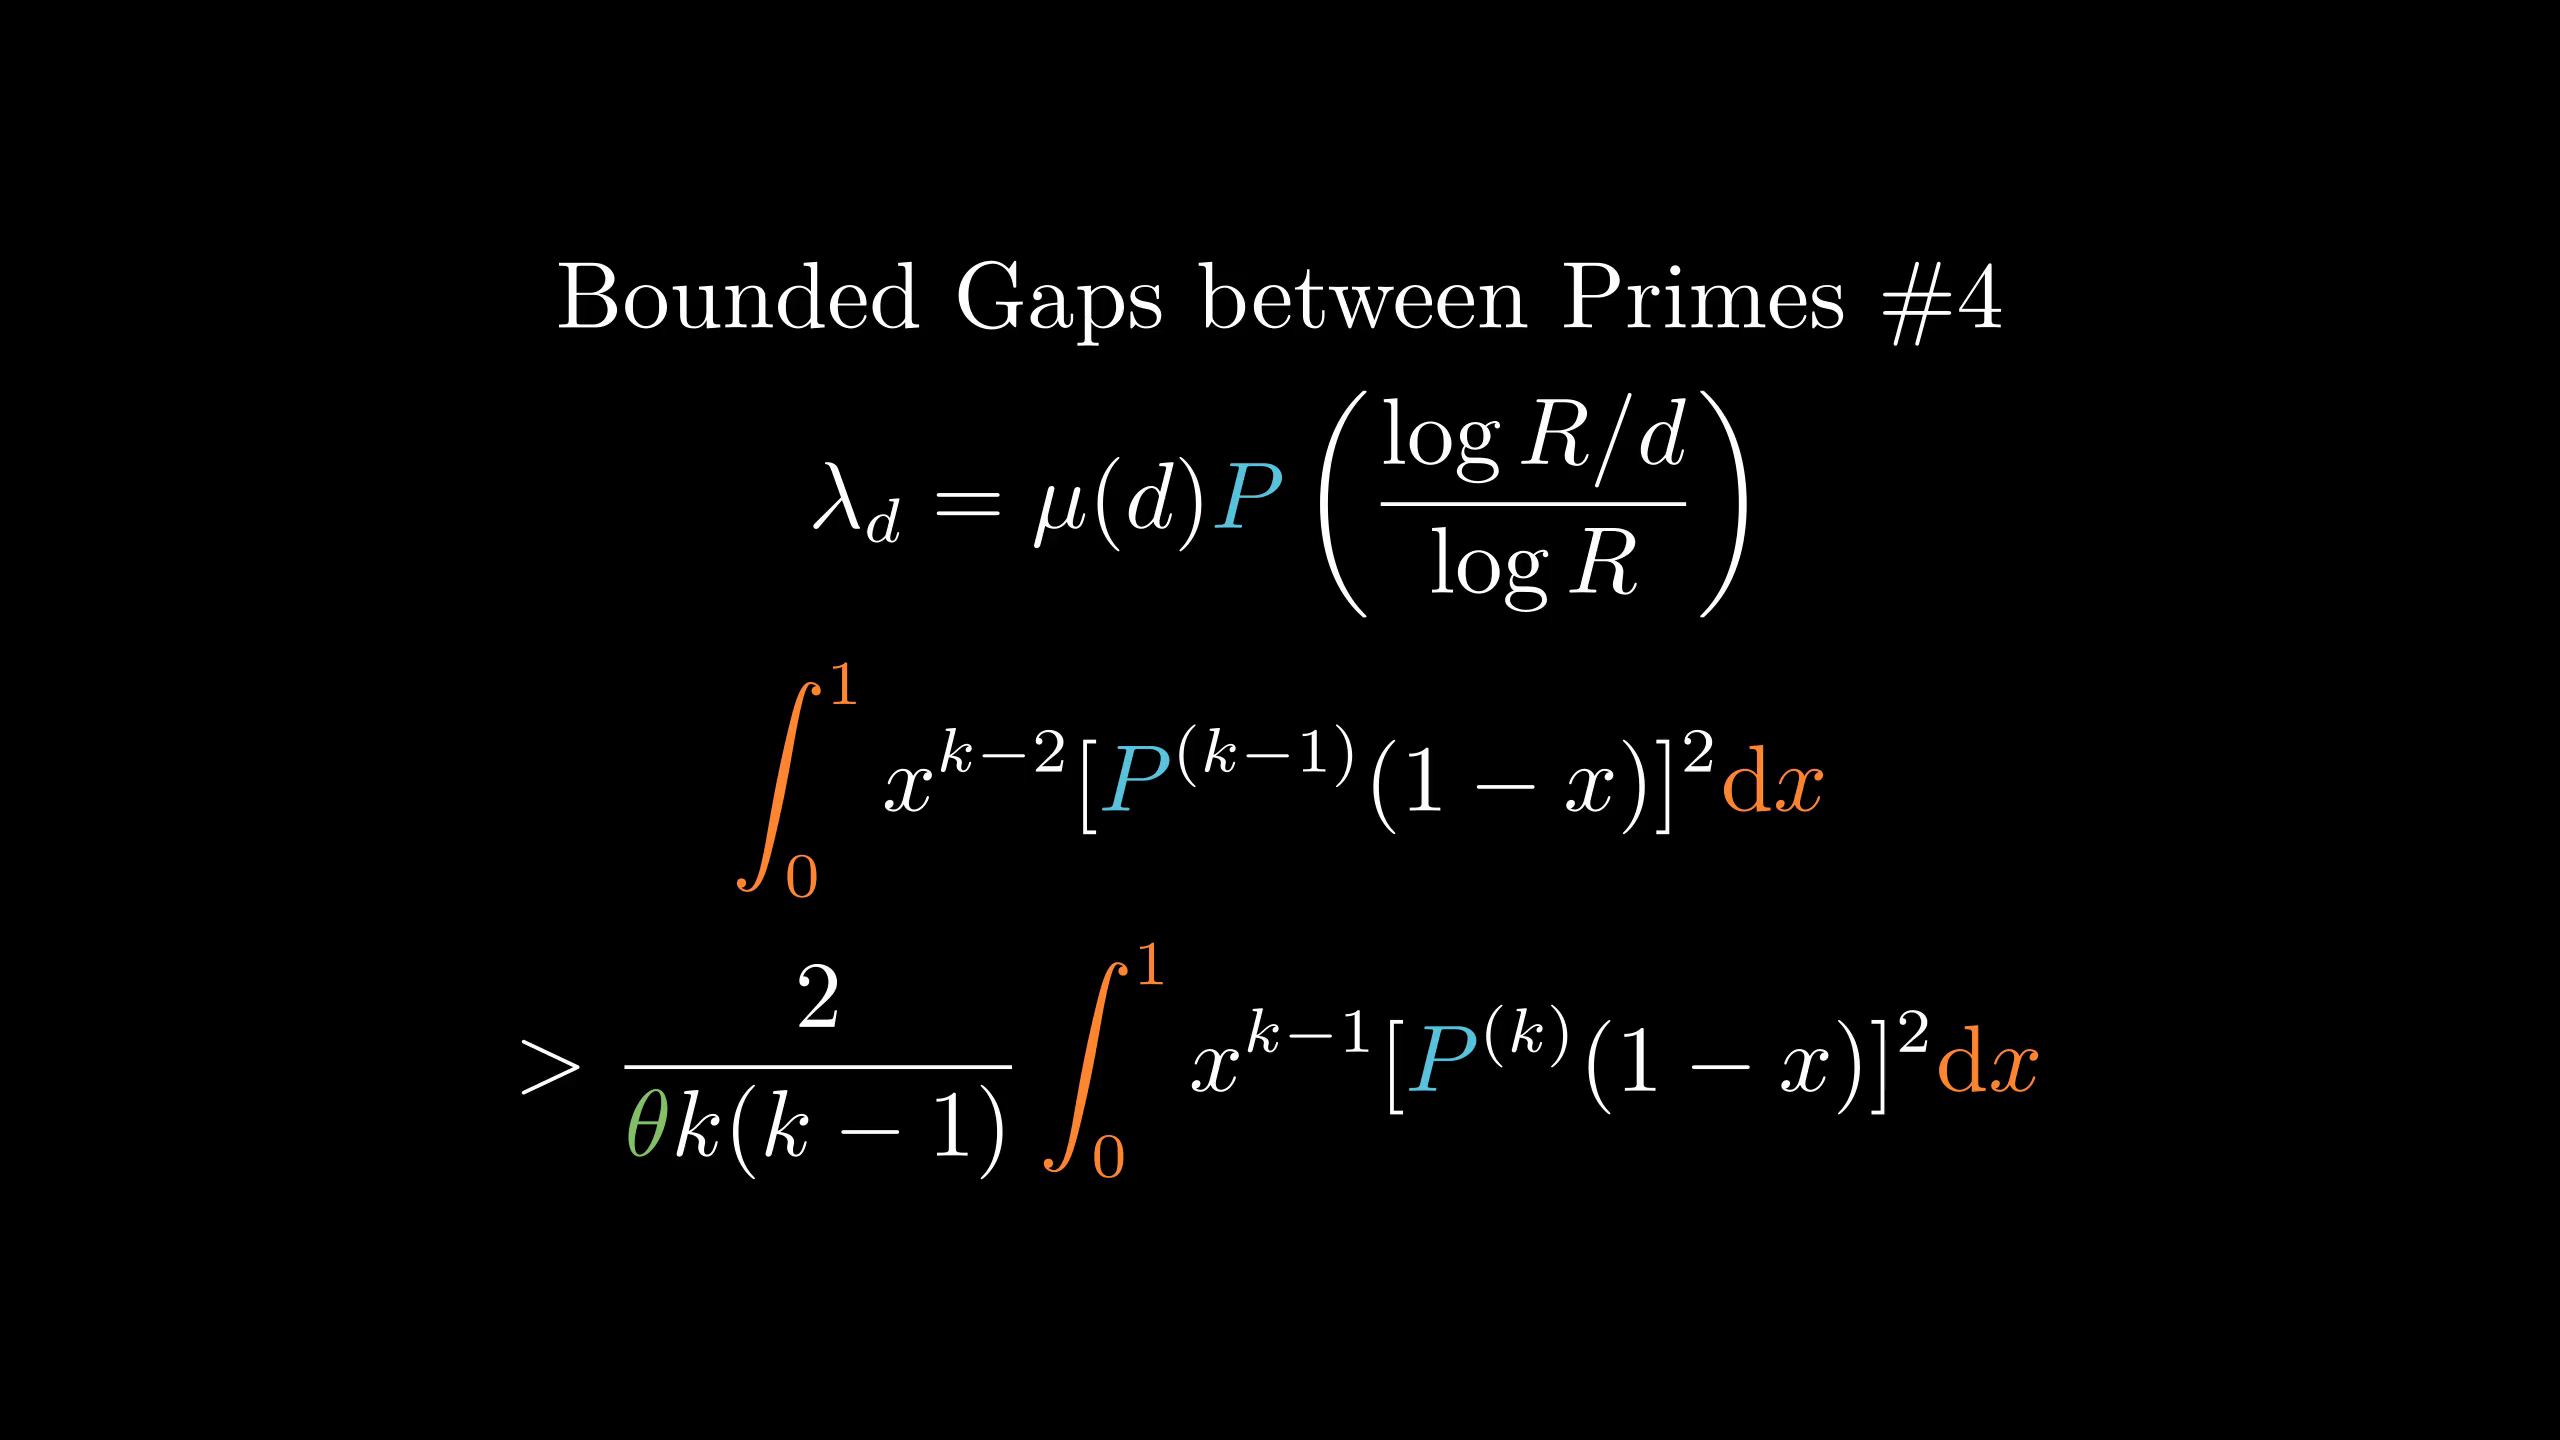

Reproduce this figure in Python.
from manimlib.imports import *

class FooScene(Scene):
    def construct(self):
        cmap=tex_to_color_map={
                r"\theta":GREEN,
                r"\int_0^1":ORANGE,
                r"\mathrm dx":ORANGE,
                "P":BLUE
        }
        tit=TextMobject("Bounded Gaps between Primes \#4")
        eqn=TexMobject(
                r"\lambda_d=\mu(d)P\left(\log R/d\over\log R\right)",
                tex_to_color_map=cmap)
        eqn2=TexMobject(
                r"\int_0^1x^{k-2}[P^{(k-1)}(1-x)]^2\mathrm dx",
                tex_to_color_map=cmap)
        eqn3=TexMobject(
                r">{2\over\theta k(k-1)}\int_0^1x^{k-1}[P^{(k)}(1-x)]^2\mathrm dx",tex_to_color_map=cmap)
        self.add(VGroup(tit,eqn,eqn2,eqn3).arrange(DOWN))
        self.wait()
